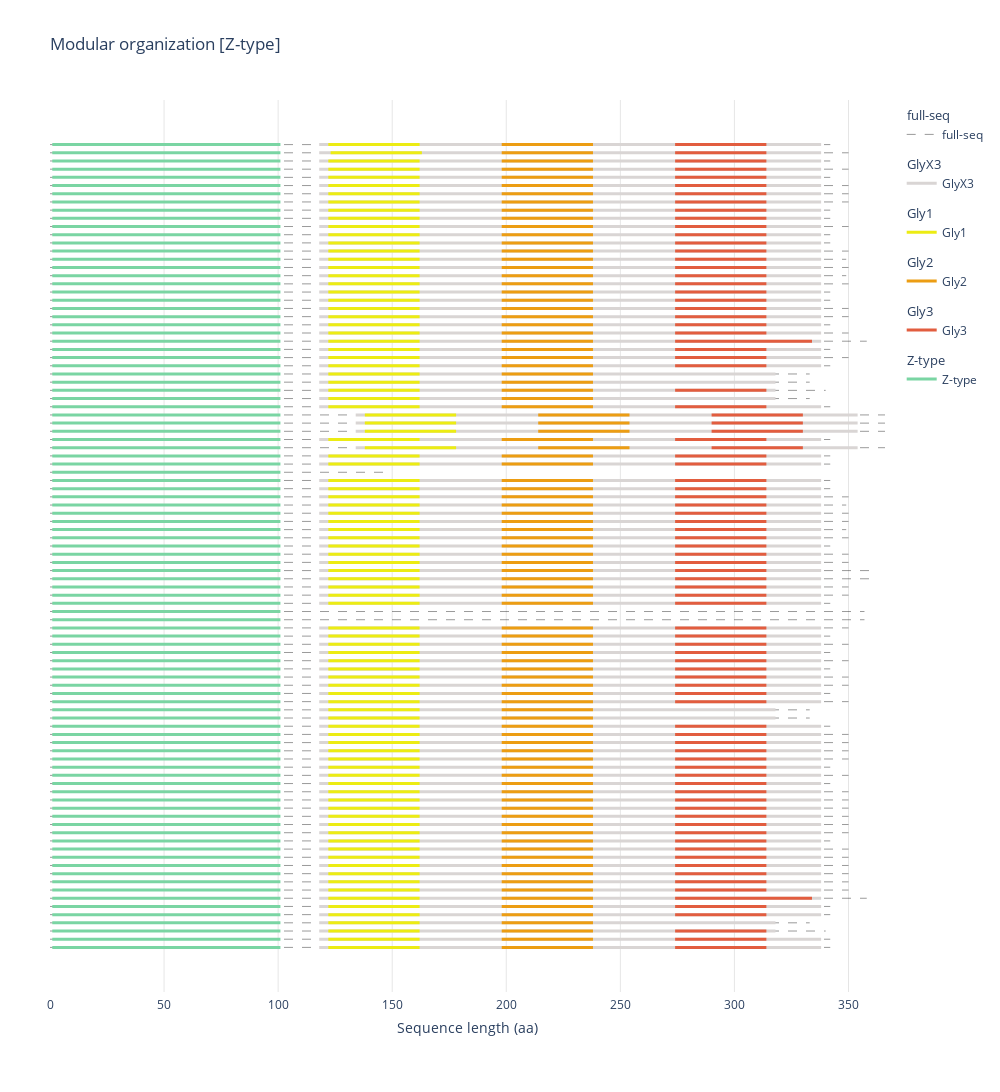

The notebook cell saved with this chart:
### Code cell
def sequence_modular_orga(rid,record,y,**kwargs):
        """
        rid : Sequence accession
        record : 
        """
        traces = []
        segments = {}
        segment_id = 0
        for _,f in record["features"].items():
            domid = f["feature_id"]     
            if domid == "N-ter":
                domid = f["feature_src"].split("|")[0]

            x = list(range(f["feature_start"],f["feature_end"],20))
            hover = [domid for _ in x]
            segments[segment_id]= (x,hover)
            segment_id+=1


        # ADD FULL SEQ TRACES
        line = dict(color='black', width=1, dash='dash')
        xlen = [0,len(record['sequence'])] #list(range(0,len(record['sequence']),len(record['sequence'])))
        traces.append(go.Scatter(x=xlen, y=[y for i in range(0,len(xlen))],
                            mode='lines',
                            name="full-seq",
                            hovertext=rid,
                            line=line,#showlegend=False,                                             
                            legendgroup="full-seq",
                            legendgrouptitle_text="full-seq",
                            opacity = 0.4,
                            #fill="none",
                            #fillcolor=None,
                            #name="second legend group",                                                            
                            )
            ) 
                
        for _,segm in segments.items():
                if segm:
                    if segm[0][0] and segm[0][1] :
                        sx,sh = segm
                        sy = [y for i in range(0,len(sx))]
                        dom = sh[0]
                        if dom in DOM_CMAP:                
                            line = dict(color=DOM_CMAP[dom],width=3)
                        else:
                            #print(dom)
                            line = dict(color='black', width=1)

                        neighbor = "NA"
                        if "nter_neighbor" in record:
                            neighbor = record["nter_neighbor"]
                        htxt = "- {}<br>- {}<br>- {}<br>- {}<br>- {} [nearest neighbor]<br>".format(
                            rid,
                            dom, 
                            record["flag"],
                            "From {} to {}".format(min(sx),max(sx)),
                            neighbor
                        )
                        customdatas = [{"seqid":rid}]
                        for i,j in kwargs.items():
                            htxt+="- {}: {}<br>".format(i,j)
                            customdatas.append({i:j})

                        traces.append(go.Scatter(
                                x=sx, y=sy,
                                mode='lines',
                                name=dom,
                                line=line,#showlegend=False,                                             
                                legendgroup=dom,
                                legendgrouptitle_text=dom,
                                text="",
                                hoverlabel=None,
                                hovertext=htxt,
                                hoveron='points+fills',
                                customdata = customdatas,                                                            
                            )
                        )    
        return traces


def make_modorg_chart(cnx):
    # Plotting modular organization
    # First we load the feature 'table'
    features_df = pd.read_sql_query("SELECT * FROM features as f JOIN summary as s on s.sequence_accession=f.sequence_id", cnx ).set_index("sequence_id")
    features_df["e-value"] = features_df.apply(lambda x : '{:0.2e}'.format(x["e-value"]),axis=1)
    features_dict = {}
    # dictionnary with sequence identifiers as keys and features as values
    for _ , sdf in features_df.groupby("sequence_id"):
        features_dict[_]=sdf.reset_index().T.to_dict()
    features_dict
    # dictionnary with sequence identifiers as keys and sequence-related information + features as values
    sequence_datas = {}

    sequence_df = pd.read_sql_query("""
        SELECT * FROM summary as s JOIN genomes as g on g.Accession = s.sequence_src
        """, cnx ).set_index("sequence_accession")
    for _ , row in sequence_df.iterrows():
        sequence_datas[_] = row.to_dict()
        sequence_datas[_]["features"]=features_dict[_]  

    # For each type of N-ter we make a modular organization chart.    
    oms_plots = {}
    for nter_type in list(set(sequence_df.nter)):
        if not nter_type:
            nter_type = "Unknown-type"
        fig = go.Figure()
        y = 1
        cpt = 0
        for rid , record in sequence_datas.items():
            if not record["nter"]:
                record["nter"] = "Unknown-type"
            if record["nter"] == nter_type:
                cpt+=1
                traces = sequence_modular_orga(rid,
                                    record,
                                    y,
                                    Organism_Name=record["Organism"],
                                    Assembly=record["sequence_src"]
                                )
                if traces:
                    for t in traces:
                        fig.add_trace(t)
                    y+=1
                cpt+=1
                leg = []
                for trace in fig['data']:
                    leg.append
                    if trace['name'] not in leg:
                        leg.append(trace['name'])
                    else:
                        trace['showlegend'] = False
            fig.update_layout(
                autosize=False,
                width=1000,
                height=10*cpt if cpt > 100 else 700,
                margin=dict(
                    l=50,
                    r=50,
                    b=100,
                    t=100,
                    pad=4
                ),
                paper_bgcolor='rgba(0,0,0,0)',
                plot_bgcolor='rgba(0,0,0,0)',
                yaxis=dict(visible=False),
                xaxis=dict(gridcolor="rgba(0,0,0,0.1)"),
                xaxis_title="Sequence length (aa)",
                title="Modular organization [{}]".format(nter_type)
            )   
            oms = fig #.to_html().split("<body>")[1].split("</body>")[0]      
            oms_plots[nter_type] = oms
    return oms_plots


make_modorg_chart(cnx)["Z-type"]#.to_html(full_html=False,
#    div_id="Z-type-plot",
#    include_plotlyjs=False)
